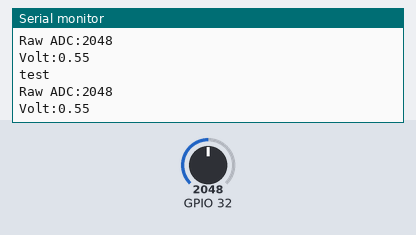
The sketch below on a simulated ESP32. Parts: the last lines printed to the serial monitor. The test bench sets the inputs (shaded band); at power-on: GPIO 32 = 2048.

Above: at 1.4 s.
1.5 s: GPIO 32 set to 2866
At 2.1 s:
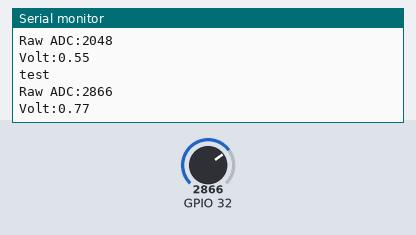
3.0 s: GPIO 32 set to 3603
At 3.6 s:
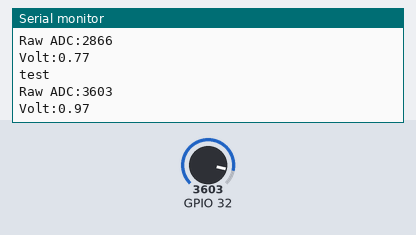
Timing chart, 0 to 6.0 s (numbered marks = the images above; inputs shaded):
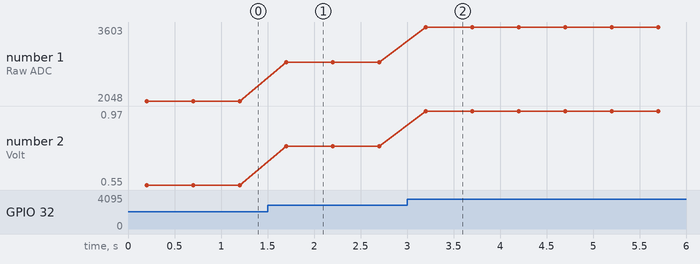

The sketch:

measure_battery_adc_get_raw.ino
```cpp
// (licence header left out)
/*
* Experiment details
* =====================
* In this experiment we are trying to measure the battery voltage of the battery
* that powers the esp32
*
*/

#include <driver/adc.h>

// the setup routine runs once when you press reset:
void setup() {
  // initialize serial communication at 9600 bits per second:
  Serial.begin(115200);

  delay(200);

  adc1_config_width(ADC_WIDTH_BIT_12);
  adc1_config_channel_atten(ADC1_CHANNEL_4,ADC_ATTEN_DB_0);
}

// the loop routine runs over and over again forever:
void loop() {
  // read the input on analog pin 0:
  Serial.println("\ntest");
  int val = adc1_get_raw(ADC1_CHANNEL_4);
  Serial.print("Raw ADC:");
  Serial.println(val);

  Serial.print("Volt:");
  float volts = (val * 1.1f) / 4095;
  Serial.println(volts);

  delay(500);        // delay in between reads for stability
}
```

Measured:
- after the input at 1.5 s, the serial monitor: prints a new line after 0.20 s (image 1)
- after the input at 3.0 s, the serial monitor: prints a new line after 0.20 s (image 2)
- plotted number 1: 2048 → 2866 after the input at 1.5 s, 2866 → 3603 after the input at 3.0 s
- plotted number 2: 0.55 → 0.77 after the input at 1.5 s, 0.77 → 0.97 after the input at 3.0 s
